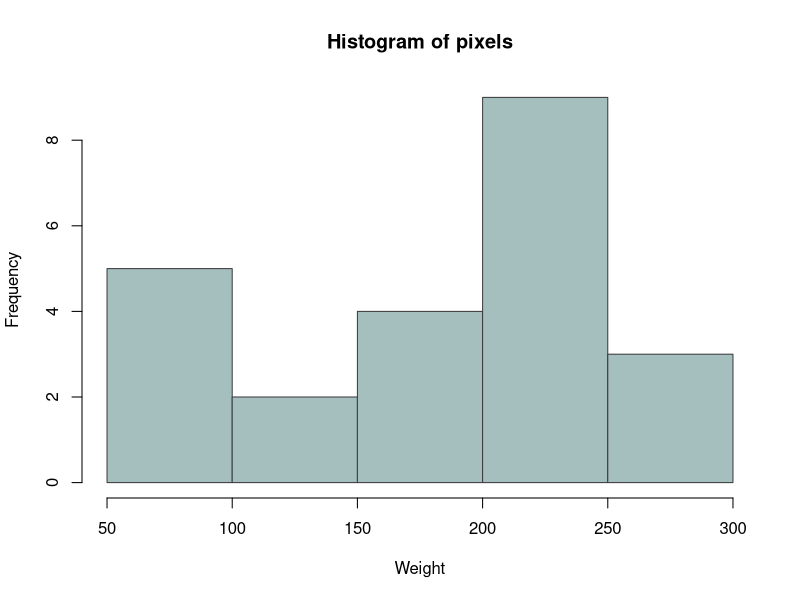

R code for this plot:
# set the working directory in program
# or set the current directory as working directory in R Studio:
# Session-> Set As working directory->To File Pane Location
working_dir = getwd()
print(working_dir)

tryCatch(
  expr = {
    current_dir = "./5_Plotting"
    setwd(current_dir)
  },
  error = function(e){ 
  }
)

# Create data for the graph
pixels <-  c(207, 255, 245, 223, 177, 177, 87, 97, 177, 207, 123, 123, 207, 207, 255, 255, 87, 56, 56, 177, 245, 223, 245)

# Give name to the chart
png(file = "3_Histogram/histogram.png")

# Create the histogram.
hist(pixels,xlab = "Weight",col = "#A5BFBE",border = "#3D3D40")

# Save the file.
dev.off()